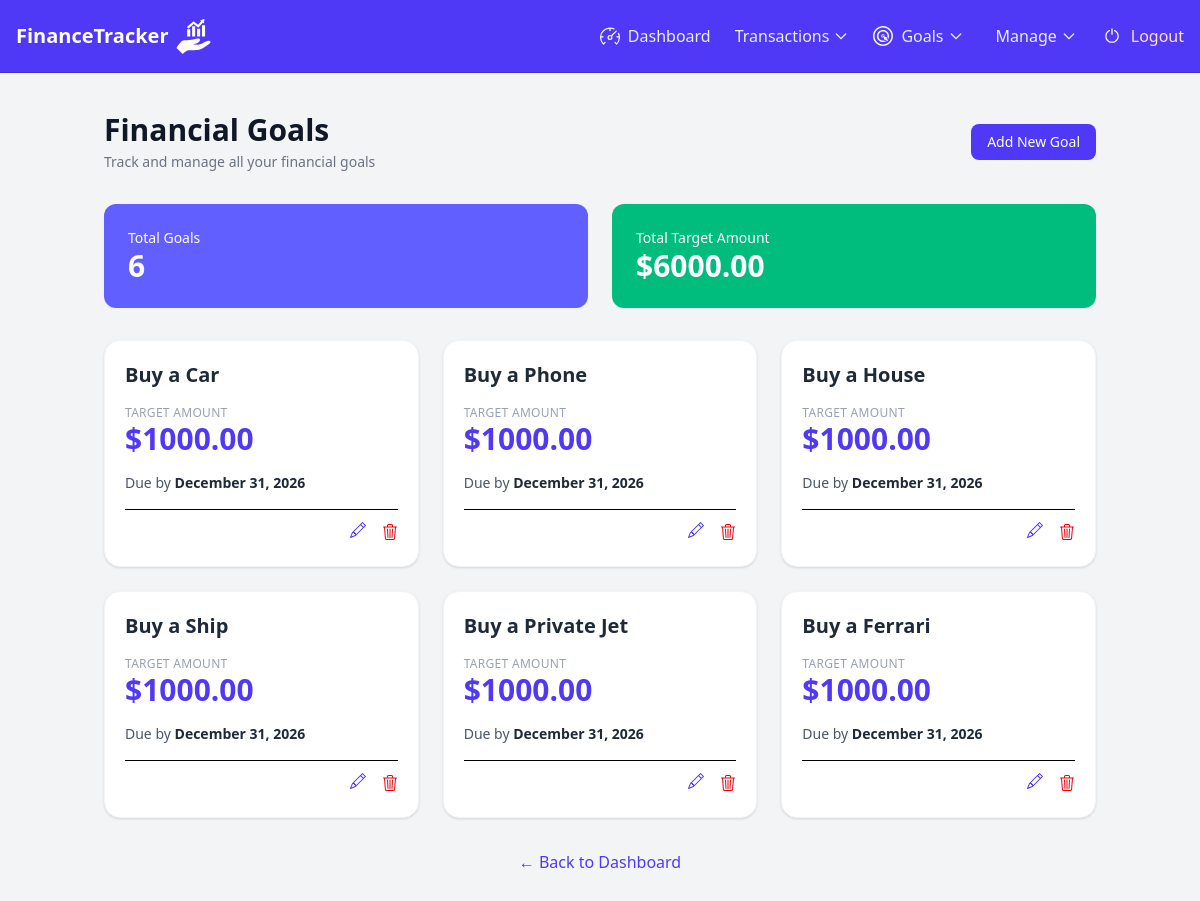
The page /goal/ (signed in) on the database as committed earlier.
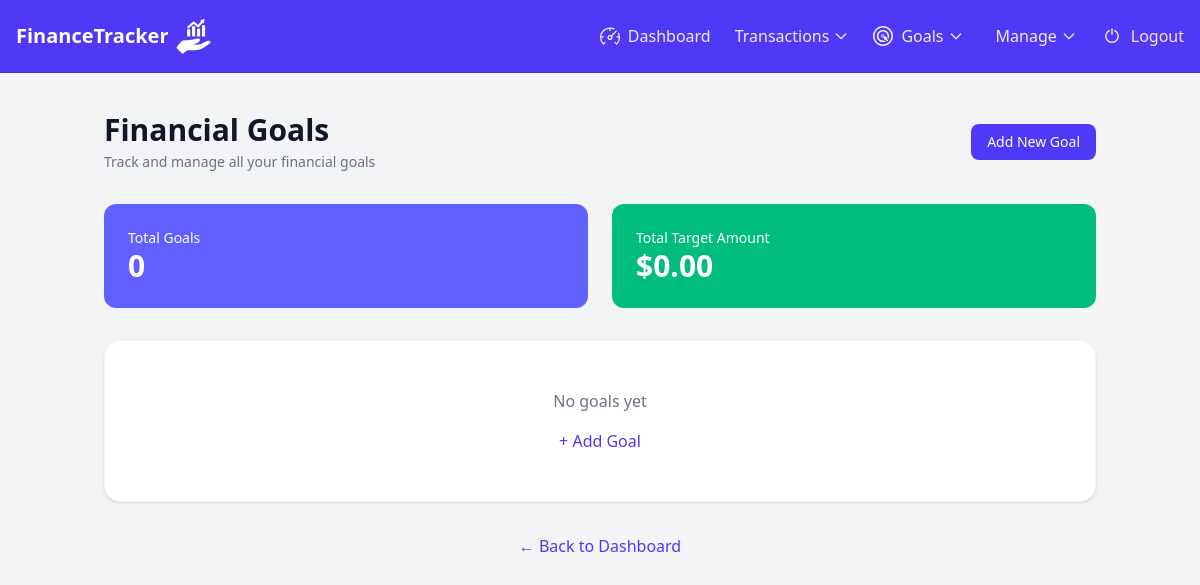
The same page on the database as committed later.
### finance/models.py (models this page shows, shortened)
class Goal(models.Model):
    user = models.ForeignKey(User, on_delete=models.CASCADE)
    name = models.CharField(max_length=100)
    target_amount = models.DecimalField(max_digits=10, decimal_places=2)
    deadline = models.DateField()

### finance/views.py (the view)
# urls.py: path('goal/',GoalListView.as_view(),name='goal_list'),
class GoalListView(LoginRequiredMixin, View):
    def get(self, request, *args, **kwargs):
        goals = Goal.objects.filter(user=request.user).order_by('deadline')
        total_target = goals.aggregate(Sum('target_amount'))['target_amount__sum'] or 0
        return render(request, 'finance/goal_list.html', {
            'goals': goals,
            'total_target': total_target,
        })

### finance/templates/finance/goal_list.html (shortened to what this page needs)
{% extends 'finance/base.html' %}
{% block content %}
<div class="container mx-auto px-4 py-8">
    <div class="flex justify-between items-center mb-8">
        <div>
            <h1 class="text-3xl font-bold text-gray-900">Financial Goals</h1>
            <p class="text-sm text-gray-500 mt-1">Track and manage all your financial goals</p>
        </div>
        <a href="{% url 'goal_add' %}"
           class="bg-indigo-600 hover:bg-indigo-700 text-white px-4 py-2 rounded-lg text-sm">
            Add New Goal
        </a>
    </div>
    <div class="grid grid-cols-1 md:grid-cols-2 gap-6 mb-8">
        <div class="bg-indigo-500 rounded-xl p-6 text-white">
            <p class="text-sm">Total Goals</p>
            <p class="text-3xl font-bold">{{ goals.count }}</p>
        </div>
        <div class="bg-emerald-500 rounded-xl p-6 text-white">
            <p class="text-sm">Total Target Amount</p>
            <p class="text-3xl font-bold">${{ total_target|floatformat:2 }}</p>
        </div>
    </div>
    {% if goals %}
    <div class="grid grid-cols-1 md:grid-cols-2 lg:grid-cols-3 gap-6">
        {% for goal in goals %}
        <div onclick="window.location.href='{% url 'goal_edit' goal.id %}'"
             class="cursor-pointer bg-white rounded-2xl border border-gray-100 shadow-sm hover:shadow-lg hover:-translate-y-1 transition-all duration-200">
            <div class="p-5">
                <h3 class="text-xl font-semibold text-gray-800 mb-4">
                    {{ goal.name }}
                </h3>
                <div class="mb-4">
                    <p class="text-xs text-gray-400 uppercase tracking-wide">Target Amount</p>
                    <p class="text-3xl font-bold text-indigo-600">
                        ${{ goal.target_amount|floatformat:2 }}
                    </p>
                </div>
                <div class="text-sm text-gray-600 mb-4">
                    Due by
                    <span class="font-semibold text-gray-800">
                        {{ goal.deadline|date:"F d, Y" }}
                    </span>
                </div>
                <div class="flex justify-end gap-4 pt-3 border-t">
                    <div class="relative group">
                        <a href="{% url 'goal_edit' goal.id %}"
                           onclick="event.stopPropagation();"
                           class="text-indigo-600 hover:text-indigo-800">
                        </a>
                    </div>
                    <form method="POST"
                          action="{% url 'goal_delete' goal.id %}"
                          onclick="event.stopPropagation();">
                        <div class="relative group">
                            <button type="submit"
                                    onclick="return confirm('Delete this goal?')"
                                    class="text-red-600 hover:text-red-800">
                            </button>
                        </div>
                    </form>
                </div>
            </div>
        </div>
        {% endfor %}
    </div>
    {% else %}
    <div class="bg-white rounded-2xl border border-gray-100 shadow-sm p-12 text-center">
        <p class="text-gray-500">No goals yet</p>
        <a href="{% url 'goal_add' %}" class="text-indigo-600 mt-4 inline-block">
            + Add Goal
        </a>
    </div>
    {% endif %}
    <div class="text-center mt-8">
        <a href="{% url 'dashboard' %}" class="text-indigo-600">
            ← Back to Dashboard
        </a>
    </div>
</div>
{% endblock content %}

### finance/templates/finance/base.html (shortened to what this page needs)
<!DOCTYPE html>
<html lang="en">
<head>
    <script src="https://cdn.jsdelivr.net/npm/@tailwindcss/browser@4"></script>
</head>
<body class="bg-gray-100">
<nav class="bg-indigo-600 text-white border-b border-indigo-700 fixed w-full z-20 top-0">
  <div class="max-w-screen-xl flex flex-wrap items-center justify-between mx-auto p-4">
    <a href="{% url 'dashboard' %}" class="flex items-center space-x-2">
        <span class="text-xl font-bold text-white">FinanceTracker</span>
    </a>
    <div class="hidden w-full md:block md:w-auto" id="navbar-main">
      <ul class="flex flex-col md:flex-row md:space-x-6 font-medium p-4 md:p-0">
        {% if user.is_authenticated %}
        <li>
          <div class="flex justify-between items-center">
            <a href="{% url 'dashboard' %}" class="block ml-2 py-2 text-white/90 hover:text-white">
              Dashboard
            </a>
          </div>
        </li>
        <li>
          <button id="txnDropdownBtn"
                  data-dropdown-toggle="txnDropdown"
                  class="flex items-center py-2 text-white/90 hover:text-white">
            Transactions
            <svg class="w-4 h-4 ml-1" fill="none" stroke="currentColor" viewBox="0 0 24 24">
                <path stroke-linecap="round" stroke-width="2" d="m19 9-7 7-7-7"/>
            </svg>
          </button>
        </li>
        <li>
          <div class="flex justify-between items-center">
          <button id="goalDropdownBtn"
                  data-dropdown-toggle="goalDropdown"
                  class="flex items-center py-2 ml-2 text-white/90 hover:text-white">
            Goals
            <svg class="w-4 h-4 ml-1" fill="none" stroke="currentColor" viewBox="0 0 24 24">
                <path stroke-linecap="round" stroke-width="2" d="m19 9-7 7-7-7"/>
            </svg>
          </button>
        </li>
        <li>
          <button id="settingsDropdownBtn"
                  data-dropdown-toggle="settingsDropdown"
                  class="flex items-center py-2 ml-2 text-white/90 hover:text-white">
              Manage
              <svg class="w-4 h-4 ml-1" fill="none" stroke="currentColor" viewBox="0 0 24 24">
                  <path stroke-linecap="round" stroke-width="2" d="m19 9-7 7-7-7"/>
              </svg>
          </button>
        </li>
        <li>
          <div class="flex items-center">
          <form method="post" action="{% url 'logout' %}">
              <button type="submit"
                      class="py-2 text-red-100 ml-2 hover:text-white">
                  Logout
              </button>
          </form>
        </div>
        </li>
        {% endif %}
      </ul>
    </div>
  </div>
</nav>
<div class="pt-20">
    {% block content %}{% endblock content %}
</div>
</body>
</html>

Rows that differ between the two databases and show on the page:
removed Goal: name "Buy a Car", target_amount "1000.00", deadline "December 31, 2026"
removed Goal: name "Buy a Phone", target_amount "1000.00", deadline "December 31, 2026"
removed Goal: name "Buy a House", target_amount "1000.00", deadline "December 31, 2026"
removed Goal: name "Buy a Ship", target_amount "1000.00", deadline "December 31, 2026"
removed Goal: name "Buy a Private Jet", target_amount "1000.00", deadline "December 31, 2026"
removed Goal: name "Buy a Ferrari", target_amount "1000.00", deadline "December 31, 2026"
Other text that changed with them:
{{ goals.count }}: "6" → "0"
{{ total_target|floatformat:2 }}: "6000.00" → "0.00"
text now shown: "No goals yet + Add Goal"
